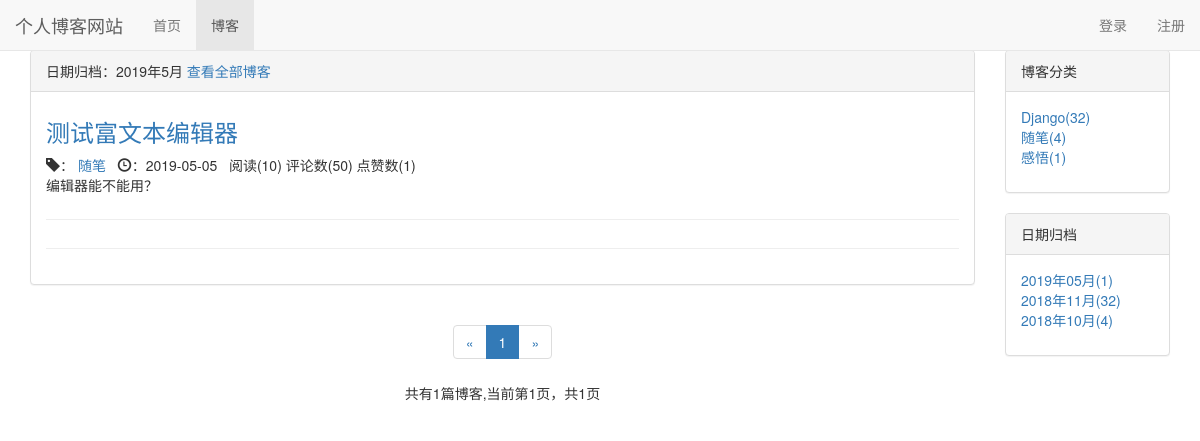
The page /blog/date/2019/5 on the database its author committed.
### blog/models.py (models this page shows, shortened)
class Blog(models.Model,ReadNumExpandMethod):
    title = models.CharField(max_length=50)
    blog_type = models.ForeignKey(BlogType,on_delete=models.DO_NOTHING)
    content = RichTextUploadingField()#允许上传图片的字段
    author = models.ForeignKey(User,on_delete=models.DO_NOTHING)
    read_details = GenericRelation(ReadDetail)  #关联这个模型，可以直接访问该模型中的数据
    create_time = models.DateTimeField(auto_now_add=True)
    last_updated_time = models.DateTimeField(auto_now=True)
    class Meta:
        ordering = ['-create_time']

class BlogType(models.Model):
    type_name = models.CharField(max_length=15)
    def __str__(self):
        return self.type_name #在后台管理界面显示的信息

### read_account/models.py (models this page shows)
class ReadNum(models.Model):
    read_num = models.IntegerField(default=0)
    content_type = models.ForeignKey(ContentType, on_delete=models.DO_NOTHING)  # do_nothing删除不会影响到关联的数据表  关联对应模型
    object_id = models.PositiveIntegerField() #对应模型的主键值
    content_object = GenericForeignKey('content_type', 'object_id')  # 将上面2个字段统一起来变成通用外键

### likes/models.py (models this page shows)
class LikeCount(models.Model):
    content_type = models.ForeignKey(ContentType, on_delete=models.DO_NOTHING)
    object_id = models.PositiveIntegerField()  #
    content_object = GenericForeignKey('content_type', 'object_id')
    liked_num = models.IntegerField(default=0)

### blog/views.py (the view)
# urls.py: path('date/<int:year>/<int:month>',views.blogs_with_date,name="blogs_with_date"),
def blogs_with_date(request, year, month):
    blogs_all_list = Blog.objects.filter(create_time__year=year, create_time__month=month)
    context = get_blog_list_common_data(request, blogs_all_list)
    context['blogs_with_date'] = '%s年%s月' % (year, month)
    return render(request, 'blog/blogs_with_date.html', context)

### comment/templatetags/comment_tags.py (called while the page is built)
@register.simple_tag
def get_comment_count(obj):
    content_type = ContentType.objects.get_for_model(obj)
    return Comment.objects.filter(content_type=content_type,object_id=obj.pk).count()

### likes/templatetags/likes_tags.py (called while the page is built)
@register.simple_tag
def get_like_count(obj):
    content_type = ContentType.objects.get_for_model(obj)
    like_count,created =  LikeCount.objects.get_or_create(content_type=content_type,object_id = obj.pk)
    return like_count.liked_num

### read_account/models.py (called while the page is built)
    def get_read_num(self):
        try:
            ct = ContentType.objects.get_for_model(self)
            readnum = ReadNum.objects.get(content_type=ct, object_id=self.pk)
            return readnum.read_num
        except exceptions.ObjectDoesNotExist:
            return 0

### blog/templates/blog/blogs_with_date.html (shortened to what this page needs)
{% extends 'blog/blog_list.html' %}
{% block blog_list_title %}
   日期归档：{{blogs_with_date}}
   <a href="{% url 'blog_list' %}">查看全部博客</a>
{% endblock%}

### blog/templates/blog/blog_list.html (shortened to what this page needs)
{% extends 'base.html' %}
{% block nav_blog_active %}
active
{% endblock %}
{% load staticfiles %}
{% load comment_tags %}
{% load likes_tags %}
{% block header_extends %}
    <link rel="stylesheet" href="{% static 'blog/blog.css' %}">
{% endblock %}
{% block content %}
	<div class="container">
		<div class="row">
			<div class="col-xs-12 col-sm-8 col-md-9 col-lg-10">
				<div class="panel panel-default">
                   <div class="panel-heading">{% block blog_list_title %}博客列表{% endblock%}</div>
                     <div class="panel-body">
							{% for blog in blogs %}
							<div class="blog">
								<a href="{% url 'blog_detail' blog.pk %}"><h3>{{blog.title}}</h3></a>
								<p class="blog-info">
								<span class="glyphicon glyphicon-tag"></span>：<a href="{% url 'blogs_with_type' blog.blog_type.pk %}"> {{ blog.blog_type }}</a>&nbsp;&nbsp;
									<span class="glyphicon glyphicon-time"></span>：{{blog.last_updated_time| date:'Y-m-d' }}
                                    &nbsp;&nbsp;阅读({{ blog.get_read_num }})
                                        评论数({% get_comment_count blog %})
                                    点赞数({% get_like_count blog %})
								</p>
								<p>{{blog.content|striptags|truncatechars:120}}</p>
                            </div>
								{% empty %}
								<div class="blog">
									<h3>暂无博客，敬请期待</h3>
								</div>
							{% endfor %}
							<hr/>
                    </div>
                </div>
                <div class="paginator">
                	<ul class="pagination">
                	    <li>
                	    	{% if page_of_blogs.has_previous %}
                                <a href="?page={{page_of_blogs.previous_page_number}}" aria-label="Previous">
                	        <span aria-hidden="true">&laquo;</span>
                	      </a>
                	    	{% else %}
                                <span aria-hidden="true">&laquo;</span>
                	    	{% endif %}
                	    </li>
                	    	{% for page_num in page_range %}
                               {% if page_num == page_of_blogs.number %}
                                   <li class="active"><span>{{ page_num }}</span></li>
                               {% elif page_num == '...' %}
                                   <li><span>{{ page_num }}</span></li>
                               {% else %}
                                   <li><a href="?page={{ page_num }}">{{ page_num }}</a></li>
                               {% endif %}
                	    	{% endfor %}
                	    	<li>
                	    	{% if page_of_blogs.has_next %}
                                <a href="?page={{page_of_blogs.next_page_number}}" aria-label="Next">
                	        <span aria-hidden="true">&raquo;</span>
                	      </a>
                	    	{% else %}
                                <span aria-hidden="true">&raquo;</span>
                	    	{% endif %}
                	    </li>
                	  </ul>
                	  <p>共有{{ page_of_blogs.paginator.count}}篇博客,当前第{{ page_of_blogs.number }}页，共{{ page_of_blogs.paginator.num_pages}}页</p>
                </div>
			</div>
			<div class="hidden-xs col-sm-4 col-md-3 col-lg-2">
				<div class="panel panel-default">
                   <div class="panel-heading">博客分类</div>
                     <div class="panel-body">
	                     <ul class="blog-types" >
							{% for blog_type in blog_types %}
								<li><a href="{% url 'blogs_with_type' blog_type.pk %}"> {{ blog_type.type_name }}({{ blog_type.blog_count }})</a></li>
							{% empty %}
								<li>暂无分类</li>
							{% endfor %}
				        </ul>
                    </div>
                </div>
                <div class="panel panel-default">
                	<div class="panel-heading">日期归档</div>
                	<div class="panel-body">
                		<ul>
                			{% for blog_date,blog_count in blog_dates.items %}
                			<li><a href="{% url 'blogs_with_date' blog_date.year blog_date.month %}">{{ blog_date|date:"Y年m月" }}({{blog_count}})</a></li>
                			{% endfor %}
                		</ul>
                	</div>
                </div>
			</div>
		</div>
	</div>
{% endblock %}

### static/base.css (style rules this page uses)
* { margin: 0; padding: 0; }
body { padding-top:50px!important; }
ul li { list-style-type: none!important; }

### blog/static/blog/blog.css (style rules this page uses)
ul.blog-types { list-style-type: none; }
div.blog:not(:last-child) { margin-bottom: 2em; padding-bottom: 1em; border-bottom: 1px solid #eee; }
div.blog h3 { margin-top: 0.5em; }
div.blog p.blog-info { margin-bottom: 0; }
div.paginator { text-align: center; }

### rows shown on the page
Blog: title "测试富文本编辑器", blog_type "随笔", last_updated_time "2019-05-05", get_read_num "10", id "50", id.liked_num "1", content "编辑器能不能用？"
BlogType: type_name "Django", blog_count "32"
BlogType: type_name "随笔", blog_count "4"
BlogType: type_name "感悟", blog_count "1"

### other values the page prints
{{ blogs_with_date }} "2019年5月"
{{ page_num }} "1"
{{ page_of_blogs.paginator.count }} "1"
{{ page_of_blogs.number }} "1"
{{ page_of_blogs.paginator.num_pages }} "1"
{{ blog_date|date:"Y年m月" }} "2019年05月" "2018年11月" "2018年10月"
{{ blog_count }} "1" "32" "4"
